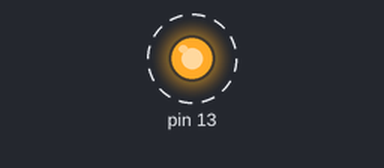
The sketch below on a simulated Arduino Uno, built with avr-gcc and run on an emulated ATmega328P. Parts: output pins drawn as LEDs (lit = HIGH). Dashed ring = blinking.

Above: at 0.5 s.
Timing chart, 0 to 4.6 s (numbered marks = the images above):
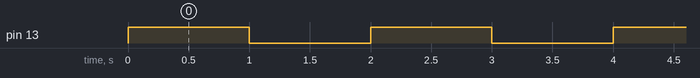

Measured:
- by itself, pin 13: alternates HIGH for 1.0 s and LOW for 1.0 s

The sketch:

Listing_4_7.ino
```cpp
void setup() // Настройка.
{
 // Переводим 13 порт в состояние вывода информации.
 pinMode(13, OUTPUT);
}
// Основная программа.
void loop()
{
  unsigned long time_1;
  unsigned long time_2;
  unsigned long time_3;
time_1 = millis();   //Начальное значение – количество миллисекунд
// от включения программы.
time_2=time_1+1000; // +1 секунду.
time_3=time_1+2000; // +2 секунды.
  while(time_1<time_2)
  {
    digitalWrite(13, 1);   // Включает светодиод на плате.
    time_1 = millis(); //Текущее время в time_1.
  }
  while(time_1<time_3)
  {
    digitalWrite(13, 0);   // Выключает светодиод на плате.
    time_1 = millis(); //Текущее время в time_1.
  }
}
```
